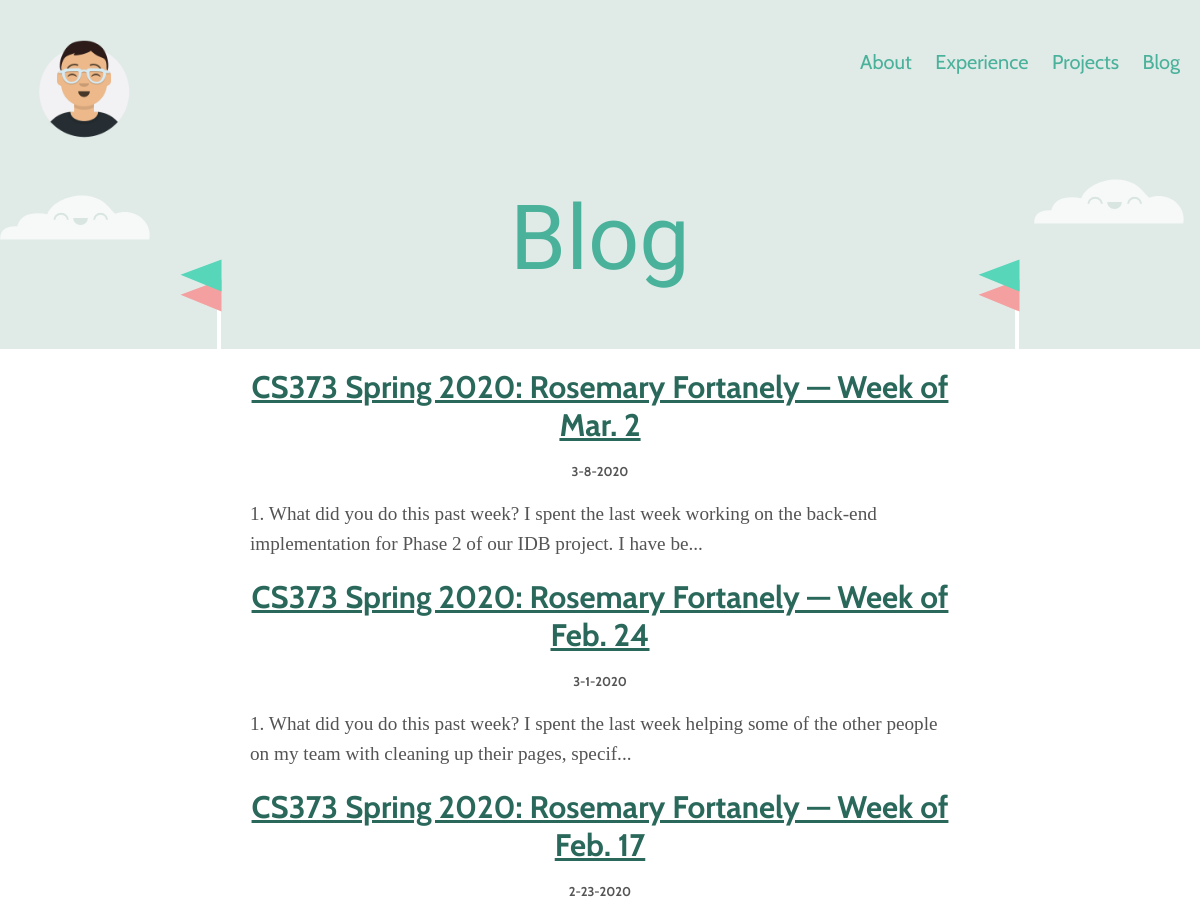
The page /blog.html (upper part) on the database as committed earlier.
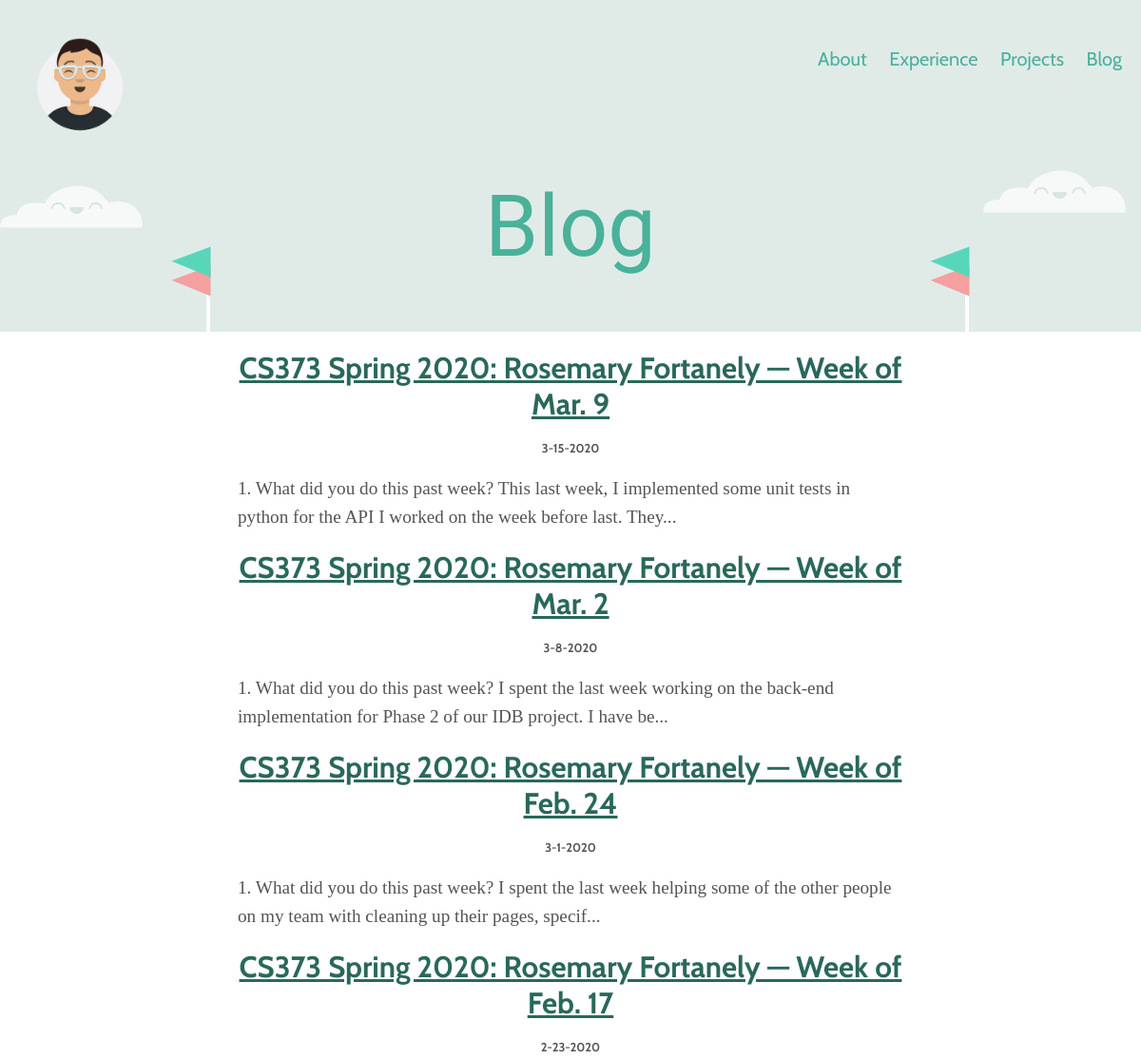
The same page on the database as committed later.
### database_setup.py (models this page shows)
class BlogPost(Base):
    __tablename__ = 'post'
    id = Column(Integer, primary_key=True)
    title = Column(String(50))
    date = Column(String(15))
    content = Column(String(3000))

### main_app.py (the view)
@app.route('/blog.html')
def blog():
    DBSession = sessionmaker(bind = engine)
    session = DBSession()
    posts = [post for post in session.query(BlogPost)]
    posts.sort(key=lambda post: datetime.strptime(post.date, '%m-%d-%Y'), reverse=True)
    for post in posts:
        post.content = re.sub("<img.+?'border'>", '', post.content.replace('<br>', ' ').replace('<b>', '').replace('</b>', ''))[:150] + '...'
    return render_template('blog.html', posts=posts)

### templates/blog.html (shortened to what this page needs)
<!doctype html>
<html lang="en">
  <head>
    <link rel="stylesheet" type="text/css" href="../static/style.css">
  </head>
    <body>
        <header>
            <img class="me" src="static/me.png">
            <div id="banner">
                <a href="/../#about-me">About</a>
                <a href="/../#experience-header">Experience</a>
                <a href="/../#projects-header">Projects</a>
                <a href="/blog">Blog</a>
            </div>
        </header>
        <div id="blog-header">
            <h1>Blog</h1>
            <img class="cloud right-cloud" src="static/cloud.svg">
            <img class="cloud left-cloud" src="static/cloud.svg">
            <img class="flag right-flag" src="static/flag.svg">
            <img class="flag left-flag" src="static/flag.svg">
        </div>
        <div id="all-posts">
            {% for post in posts %}
            <h2><a href="{{url_for('blogPost', post_date=post.date, post_title=post.title.replace(' ', '-')) }}">{{post.title}}</a></h2>
            <h3>{{post.date}}</h3>
            <p>{{ post.content }}</p>
            {% endfor %}
        </div>
    </body>
</html>

### static/style.css (style rules this page uses)
body { margin: 0; padding: 0; font-family: 'Cabin', Helvetica, Arial, sans-serif; }
header { margin: 0; background-color: #E0EBE8; position: relative; overflow: hidden; }
.me { width: 108px; padding: 30px; }
header a { text-decoration: none; font-size: 3vw; padding: 0 10px; color: #4AB19A; }
header #banner { float: right; margin-top: 50px; margin-right: 10px; }
.cloud { position: absolute; width: 150px; height: 45px; }
.flag { position: absolute; top: 15em; }
.right-flag { right: 7vw; }
.left-flag { left: 7vw; }
#blog-header { background-color: #E0EBE8; position: relative; overflow: hidden; height: 170px; }
#blog-header h1 { font-size: 90px; font-family: 'Grand Hotel', cursive; font-weight: lighter; color: #4AB19A; line-height: 80px; margin-top: 20px; text-align: center; }
#blog-header .right-cloud { right: 1em; top: 0em; }
#blog-header .left-cloud { left: 0em; top: 1em; }
#blog-header .flag { position: absolute; top: 5em; }
#blog-header .right-flag { right: 15vw; }
#blog-header .left-flag { left: 15vw; }
#all-posts { width: 80%; margin: 0 auto; }
#all-posts h2 { text-align: center; }
#all-posts a { color: #29685a; font-size: 1.3em; }
#all-posts h3 { text-align: center; font-size: 0.8em; color: #545454; }
#all-posts p { font-family: 'Georgia', serif; font-size: 1.2em; line-height: 30px; color: #545454; }
@media screen and (min-width: 600px) { header a { font-size: 20px; } }
@media screen and (min-width: 900px) { header a { font-size: 20px; } }
@media screen and (min-width: 900px) { #all-posts { width: 700px; } }

Rows that differ between the two databases and show on the page:
added BlogPost: title "CS373 Spring 2020: Rosemary Fortanely — Week of Mar. 9", date "3-15-2020", content "1. What did you do this past week? This last week, I implemented some unit tests in python for the API I worked on the week before last. They..."
